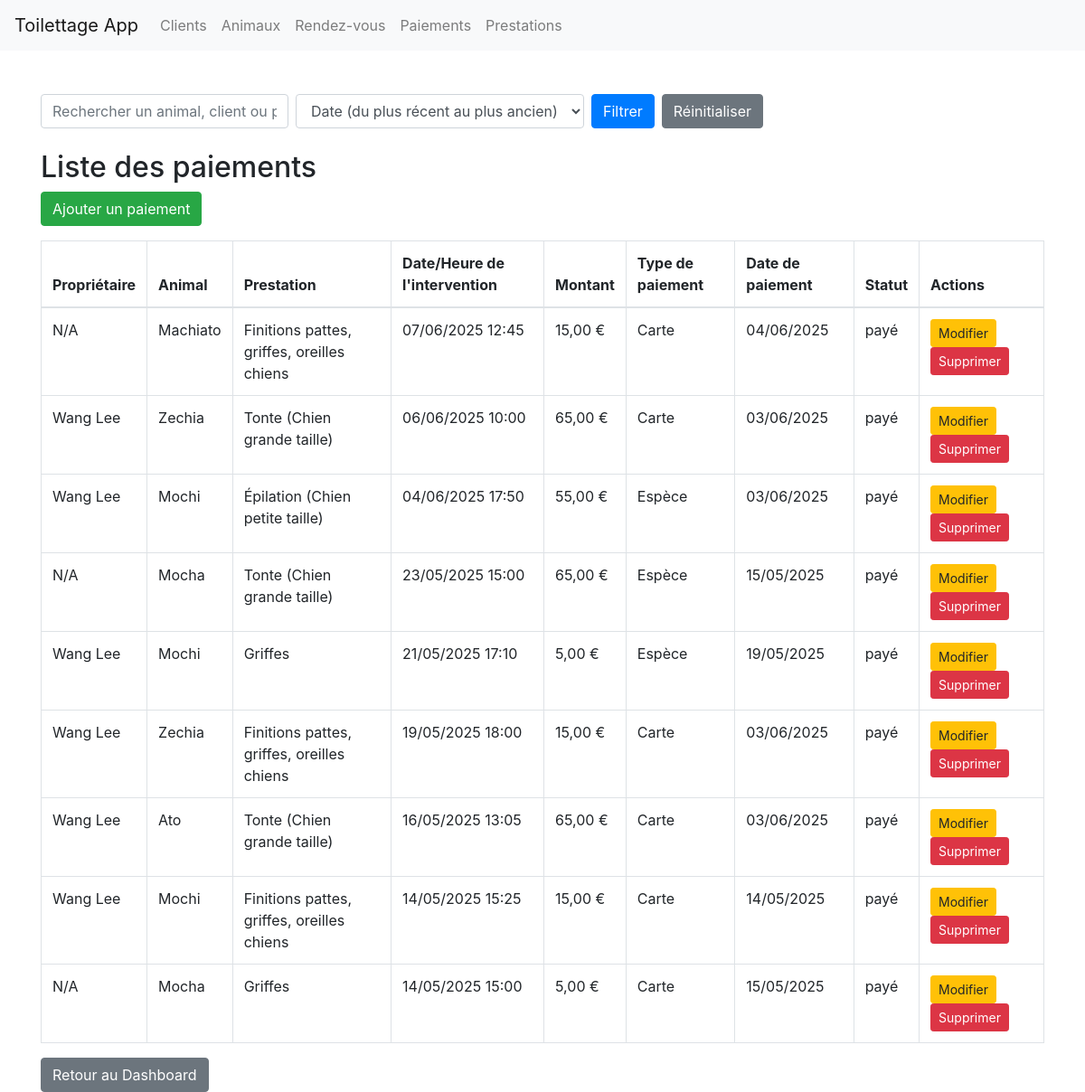
Screenshot of /pages/paiements.php with the database file from the repository.
### tables this page shows
CREATE TABLE IF NOT EXISTS `paiements` (
  `id_paiement` int NOT NULL AUTO_INCREMENT,
  `id_rdv` int NOT NULL,
  `montant` decimal(8,2) NOT NULL,
  `type_paiement` enum('Espèce','Carte') NOT NULL,
  `date_paiement` datetime DEFAULT CURRENT_TIMESTAMP,
  `statut` enum('en attente','payé','remboursé') DEFAULT NULL,
  PRIMARY KEY (`id_paiement`),
  KEY `id_intervention` (`id_rdv`)
);

CREATE TABLE IF NOT EXISTS `animal` (
  `id_animal` int NOT NULL AUTO_INCREMENT,
  `id_client` int DEFAULT NULL,
  `nom_animal` varchar(100) NOT NULL,
  `type` varchar(100) NOT NULL,
  `race` varchar(100) DEFAULT NULL,
  `date_de_naissance` date DEFAULT NULL,
  `poids` decimal(5,2) DEFAULT NULL,
  `taille` decimal(5,2) DEFAULT NULL,
  `remarques` text,
  `visible` tinyint(1) DEFAULT '1',
  PRIMARY KEY (`id_animal`),
  KEY `animal_1` (`id_client`)
);

CREATE TABLE IF NOT EXISTS `prestations` (
  `id_prestation` int NOT NULL AUTO_INCREMENT,
  `nom` varchar(100) NOT NULL,
  `tarif` decimal(8,2) NOT NULL,
  PRIMARY KEY (`id_prestation`)
);

CREATE TABLE IF NOT EXISTS `rdv` (
  `id_rdv` int NOT NULL AUTO_INCREMENT,
  `id_animal` int NOT NULL,
  `id_prestation` int NOT NULL,
  `date_heure` datetime NOT NULL,
  `remarque` text,
  `statut` enum('prévu','annulé','réalisé') DEFAULT NULL,
  PRIMARY KEY (`id_rdv`),
  KEY `id_chien` (`id_animal`),
  KEY `id_prestation` (`id_prestation`)
);

CREATE TABLE IF NOT EXISTS `clients` (
  `id_client` int NOT NULL AUTO_INCREMENT,
  `nom` varchar(100) NOT NULL,
  `prenom` varchar(100) NOT NULL,
  `telephone` varchar(20) DEFAULT NULL,
  `email` varchar(100) DEFAULT NULL,
  `adresse` varchar(255) DEFAULT NULL,
  `code_postal` varchar(10) DEFAULT NULL,
  `ville` varchar(100) DEFAULT NULL,
  `date_creation_client` datetime DEFAULT CURRENT_TIMESTAMP,
  PRIMARY KEY (`id_client`)
);

### pages/paiements.php (the view, shortened to what this page needs)
<?php
include_once('includes/db.php');
$search = $_GET['search'] ?? '';
$sort = $_GET['sort'] ?? 'date_desc';
switch ($sort) {
    default:
        $orderBy = 'r.date_heure DESC';
        break;
}
$query = "
    SELECT
        p.id_paiement,
        p.montant,
        p.type_paiement,
        p.date_paiement,
        p.statut,
        c.nom AS nom_client,
        c.prenom AS prenom_client,
        ch.nom_animal,
        pr.nom AS nom_prestation,
        r.date_heure AS date_intervention,
        r.statut AS statut_rdv
    FROM
        paiements p
    JOIN
        rdv r ON p.id_rdv = r.id_rdv
    JOIN
        animal ch ON r.id_animal = ch.id_animal
    LEFT JOIN
        clients c ON ch.id_client = c.id_client
    JOIN
        prestations pr ON r.id_prestation = pr.id_prestation
    WHERE
        (
            c.nom LIKE :search
            OR c.prenom LIKE :search
            OR ch.nom_animal LIKE :search
            OR pr.nom LIKE :search
        )
    ORDER BY
        $orderBy
";
$stmt = $pdo->prepare($query);
$stmt->execute([':search' => '%' . $search . '%']);
$paiements = $stmt->fetchAll(PDO::FETCH_ASSOC);
?>
<!DOCTYPE html>
<html lang="fr">
<head>
    <link href="https://stackpath.bootstrapcdn.com/bootstrap/4.5.2/css/bootstrap.min.css" rel="stylesheet">
</head>
<body>
    <?php include 'includes/header.php' ?>
    <div class="container mt-5">
        <form method="get" action="index.php" class="form-inline mb-4">
            <input type="text" name="search" class="form-control mr-2" placeholder="Rechercher un animal, client ou prestation" value="<?= htmlspecialchars($search) ?>">
            <select name="sort" class="form-control mr-2">
                <option value="date_desc" <?= $sort == 'date_desc' ? 'selected' : '' ?>>Date (du plus récent au plus ancien)</option>
            </select>
            <button type="submit" class="btn btn-primary">Filtrer</button>
            <a href="index.php?page=paiements" class="btn btn-secondary ml-2">Réinitialiser</a>
        </form>
        <h2>Liste des paiements</h2>
        <a href="index.php?page=ajouter_paiement" class="btn btn-success mb-3">Ajouter un paiement</a>
        <table class="table table-bordered">
            <thead>
                <tr>
                    <th>Propriétaire</th>
                    <th>Animal</th>
                    <th>Prestation</th>
                    <th>Date/Heure de l'intervention</th>
                    <th>Montant</th>
                    <th>Type de paiement</th>
                    <th>Date de paiement</th>
                    <th>Statut</th>
                    <th>Actions</th>
                </tr>
            </thead>
            <tbody>
                <?php foreach ($paiements as $paiement): ?>
                    <tr>
                        <td><?= htmlspecialchars($paiement['nom_client'] ?? 'N/A') ?> <?= htmlspecialchars($paiement['prenom_client'] ?? '') ?></td>
                        <td><?= htmlspecialchars($paiement['nom_animal']) ?></td>
                        <td><?= htmlspecialchars($paiement['nom_prestation']) ?></td>
                        <td><?= htmlspecialchars(date('d/m/Y H:i', strtotime($paiement['date_intervention']))) ?></td>
                        <td><?= number_format($paiement['montant'], 2, ',', ' ') ?> €</td>
                        <td><?= htmlspecialchars($paiement['type_paiement']) ?></td>
                        <td><?= htmlspecialchars(date('d/m/Y', strtotime($paiement['date_paiement']))) ?></td>
                        <td><?= htmlspecialchars($paiement['statut']) ?></td>
                        <td>
                            <a href="index.php?page=modifier_paiement&id=<?= $paiement['id_paiement'] ?>" class="btn btn-warning btn-sm">Modifier</a>
                            <a href="index.php?page=supprimer_paiement&id=<?= $paiement['id_paiement'] ?>" class="btn btn-danger btn-sm" onclick="return confirm('Supprimer ce paiement ?');">Supprimer</a>
                        </td>
                    </tr>
                <?php endforeach; ?>
            </tbody>
        </table>
        <a href="index.php?page=dashboard" class="btn btn-secondary">Retour au Dashboard</a>
    </div>
</body>
</html>

### rows the page displays
paiements: nom_client "N/A", animal.nom_animal "Machiato", prestations.nom "Finitions pattes, griffes, oreilles chiens", id_rdv.date_heure "07/06/2025 12:45", montant "15,00", type_paiement "Carte", date_paiement "04/06/2025", statut "payé"
paiements: clients.nom "Wang", clients.prenom "Lee", animal.nom_animal "Zechia", prestations.nom "Tonte (Chien grande taille)", id_rdv.date_heure "06/06/2025 10:00", montant "65,00", type_paiement "Carte", date_paiement "03/06/2025", statut "payé"
paiements: clients.nom "Wang", clients.prenom "Lee", animal.nom_animal "Mochi", prestations.nom "Épilation (Chien petite taille)", id_rdv.date_heure "04/06/2025 17:50", montant "55,00", type_paiement "Espèce", date_paiement "03/06/2025", statut "payé"
paiements: nom_client "N/A", animal.nom_animal "Mocha", prestations.nom "Tonte (Chien grande taille)", id_rdv.date_heure "23/05/2025 15:00", montant "65,00", type_paiement "Espèce", date_paiement "15/05/2025", statut "payé"
paiements: clients.nom "Wang", clients.prenom "Lee", animal.nom_animal "Mochi", prestations.nom "Griffes", id_rdv.date_heure "21/05/2025 17:10", montant "5,00", type_paiement "Espèce", date_paiement "19/05/2025", statut "payé"
paiements: clients.nom "Wang", clients.prenom "Lee", animal.nom_animal "Zechia", prestations.nom "Finitions pattes, griffes, oreilles chiens", id_rdv.date_heure "19/05/2025 18:00", montant "15,00", type_paiement "Carte", date_paiement "03/06/2025", statut "payé"
paiements: clients.nom "Wang", clients.prenom "Lee", animal.nom_animal "Ato", prestations.nom "Tonte (Chien grande taille)", id_rdv.date_heure "16/05/2025 13:05", montant "65,00", type_paiement "Carte", date_paiement "03/06/2025", statut "payé"
paiements: clients.nom "Wang", clients.prenom "Lee", animal.nom_animal "Mochi", prestations.nom "Finitions pattes, griffes, oreilles chiens", id_rdv.date_heure "14/05/2025 15:25", montant "15,00", type_paiement "Carte", date_paiement "14/05/2025", statut "payé"
paiements: nom_client "N/A", animal.nom_animal "Mocha", prestations.nom "Griffes", id_rdv.date_heure "14/05/2025 15:00", montant "5,00", type_paiement "Carte", date_paiement "15/05/2025", statut "payé"
